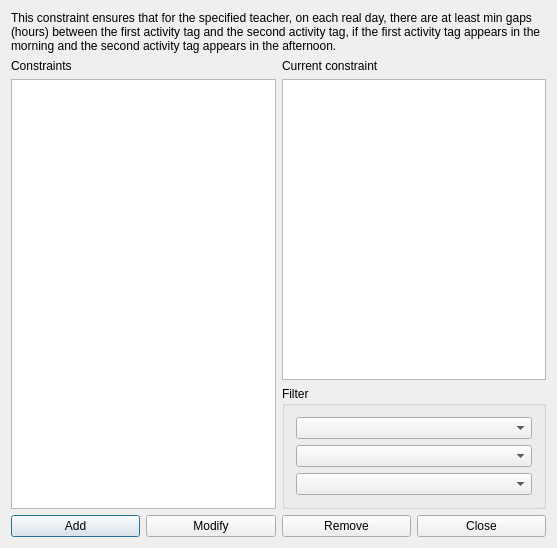
<?xml version="1.0" encoding="UTF-8"?>
<ui version="4.0">
 <class>ConstraintTeacherMinGapsBetweenOrderedPairOfActivityTagsBetweenMorningAndAfternoonForm_template</class>
 <widget class="QDialog" name="ConstraintTeacherMinGapsBetweenOrderedPairOfActivityTagsBetweenMorningAndAfternoonForm_template">
  <property name="geometry">
   <rect>
    <x>0</x>
    <y>0</y>
    <width>557</width>
    <height>548</height>
   </rect>
  </property>
  <property name="windowTitle">
   <string extracomment="This is the title of the dialog to see the list of all constraints of this type">Constraints teacher min gaps between ordered pair of activity tags between morning and afternoon</string>
  </property>
  <layout class="QGridLayout" name="gridLayout_2">
   <item row="0" column="0" colspan="2">
    <widget class="QLabel" name="textLabel1">
     <property name="sizePolicy">
      <sizepolicy hsizetype="Minimum" vsizetype="Minimum">
       <horstretch>0</horstretch>
       <verstretch>0</verstretch>
      </sizepolicy>
     </property>
     <property name="text">
      <string>This constraint ensures that for the specified teacher, on each real day, there are at least min gaps (hours) between the first activity tag and the second activity tag, if the first activity tag appears in the morning and the second activity tag appears in the afternoon.</string>
     </property>
     <property name="wordWrap">
      <bool>true</bool>
     </property>
    </widget>
   </item>
   <item row="1" column="1">
    <layout class="QVBoxLayout" name="verticalLayout_2">
     <item>
      <widget class="QLabel" name="currentConstraintTextLabel">
       <property name="text">
        <string>Current constraint</string>
       </property>
       <property name="wordWrap">
        <bool>false</bool>
       </property>
      </widget>
     </item>
     <item>
      <widget class="QPlainTextEdit" name="currentConstraintTextEdit"/>
     </item>
    </layout>
   </item>
   <item row="2" column="1">
    <widget class="QGroupBox" name="filterGroupBox">
     <property name="title">
      <string>Filter</string>
     </property>
     <layout class="QGridLayout" name="gridLayout">
      <item row="0" column="0">
       <widget class="QComboBox" name="teacherComboBox"/>
      </item>
      <item row="1" column="0">
       <widget class="QComboBox" name="firstActivityTagComboBox"/>
      </item>
      <item row="2" column="0">
       <widget class="QComboBox" name="secondActivityTagComboBox"/>
      </item>
     </layout>
    </widget>
   </item>
   <item row="3" column="0" colspan="2">
    <layout class="QHBoxLayout" name="horizontalLayout">
     <item>
      <widget class="QPushButton" name="addConstraintPushButton">
       <property name="text">
        <string>Add</string>
       </property>
      </widget>
     </item>
     <item>
      <widget class="QPushButton" name="modifyConstraintPushButton">
       <property name="text">
        <string>Modify</string>
       </property>
      </widget>
     </item>
     <item>
      <widget class="QPushButton" name="removeConstraintPushButton">
       <property name="text">
        <string>Remove</string>
       </property>
      </widget>
     </item>
     <item>
      <widget class="QPushButton" name="closePushButton">
       <property name="text">
        <string>Close</string>
       </property>
      </widget>
     </item>
    </layout>
   </item>
   <item row="1" column="0" rowspan="2">
    <layout class="QVBoxLayout" name="verticalLayout">
     <item>
      <widget class="QLabel" name="constraintsTextLabel">
       <property name="frameShape">
        <enum>QFrame::NoFrame</enum>
       </property>
       <property name="frameShadow">
        <enum>QFrame::Plain</enum>
       </property>
       <property name="text">
        <string>Constraints</string>
       </property>
       <property name="wordWrap">
        <bool>false</bool>
       </property>
      </widget>
     </item>
     <item>
      <widget class="QListWidget" name="constraintsListWidget"/>
     </item>
    </layout>
   </item>
  </layout>
 </widget>
 <layoutdefault spacing="6" margin="11"/>
 <resources/>
 <connections/>
</ui>
